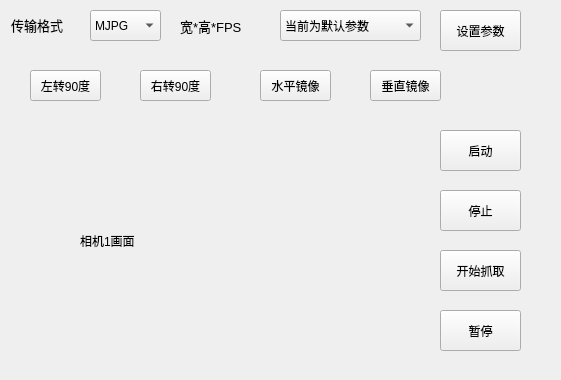
<?xml version="1.0" encoding="UTF-8"?>
<ui version="4.0">
 <class>Form</class>
 <widget class="QWidget" name="Form">
  <property name="geometry">
   <rect>
    <x>0</x>
    <y>0</y>
    <width>561</width>
    <height>380</height>
   </rect>
  </property>
  <property name="windowTitle">
   <string>Form</string>
  </property>
  <widget class="QPushButton" name="btn_open_camera">
   <property name="geometry">
    <rect>
     <x>440</x>
     <y>130</y>
     <width>81</width>
     <height>41</height>
    </rect>
   </property>
   <property name="text">
    <string>启动</string>
   </property>
  </widget>
  <widget class="QPushButton" name="btn_stop_grab">
   <property name="geometry">
    <rect>
     <x>440</x>
     <y>310</y>
     <width>81</width>
     <height>41</height>
    </rect>
   </property>
   <property name="text">
    <string>暂停</string>
   </property>
  </widget>
  <widget class="QComboBox" name="format_list">
   <property name="geometry">
    <rect>
     <x>90</x>
     <y>10</y>
     <width>71</width>
     <height>31</height>
    </rect>
   </property>
   <item>
    <property name="text">
     <string>MJPG</string>
    </property>
   </item>
   <item>
    <property name="text">
     <string>YUY2</string>
    </property>
   </item>
  </widget>
  <widget class="QLabel" name="pic1">
   <property name="geometry">
    <rect>
     <x>80</x>
     <y>120</y>
     <width>321</width>
     <height>241</height>
    </rect>
   </property>
   <property name="text">
    <string>相机1画面</string>
   </property>
   <property name="scaledContents">
    <bool>false</bool>
   </property>
  </widget>
  <widget class="QLabel" name="label_2">
   <property name="geometry">
    <rect>
     <x>11</x>
     <y>9</y>
     <width>71</width>
     <height>31</height>
    </rect>
   </property>
   <property name="font">
    <font>
     <pointsize>10</pointsize>
    </font>
   </property>
   <property name="text">
    <string>传输格式</string>
   </property>
  </widget>
  <widget class="QPushButton" name="btn_close">
   <property name="geometry">
    <rect>
     <x>440</x>
     <y>190</y>
     <width>81</width>
     <height>41</height>
    </rect>
   </property>
   <property name="text">
    <string>停止</string>
   </property>
  </widget>
  <widget class="QPushButton" name="btn_start_grab">
   <property name="geometry">
    <rect>
     <x>440</x>
     <y>250</y>
     <width>81</width>
     <height>41</height>
    </rect>
   </property>
   <property name="text">
    <string>开始抓取</string>
   </property>
  </widget>
  <widget class="QLabel" name="label">
   <property name="geometry">
    <rect>
     <x>180</x>
     <y>10</y>
     <width>81</width>
     <height>31</height>
    </rect>
   </property>
   <property name="font">
    <font>
     <pointsize>10</pointsize>
    </font>
   </property>
   <property name="text">
    <string>宽*高*FPS</string>
   </property>
  </widget>
  <widget class="QComboBox" name="camera_parameter">
   <property name="geometry">
    <rect>
     <x>280</x>
     <y>10</y>
     <width>141</width>
     <height>31</height>
    </rect>
   </property>
   <item>
    <property name="text">
     <string>当前为默认参数</string>
    </property>
   </item>
  </widget>
  <widget class="QPushButton" name="btn_parameter_set">
   <property name="geometry">
    <rect>
     <x>440</x>
     <y>10</y>
     <width>81</width>
     <height>41</height>
    </rect>
   </property>
   <property name="text">
    <string>设置参数</string>
   </property>
  </widget>
  <widget class="QPushButton" name="pushButton">
   <property name="geometry">
    <rect>
     <x>30</x>
     <y>70</y>
     <width>71</width>
     <height>31</height>
    </rect>
   </property>
   <property name="text">
    <string>左转90度</string>
   </property>
  </widget>
  <widget class="QPushButton" name="pushButton_2">
   <property name="geometry">
    <rect>
     <x>140</x>
     <y>70</y>
     <width>71</width>
     <height>31</height>
    </rect>
   </property>
   <property name="text">
    <string>右转90度</string>
   </property>
  </widget>
  <widget class="QPushButton" name="btn_pan_flip">
   <property name="geometry">
    <rect>
     <x>260</x>
     <y>70</y>
     <width>71</width>
     <height>31</height>
    </rect>
   </property>
   <property name="text">
    <string>水平镜像</string>
   </property>
  </widget>
  <widget class="QPushButton" name="btn_tilt_flip">
   <property name="geometry">
    <rect>
     <x>370</x>
     <y>70</y>
     <width>71</width>
     <height>31</height>
    </rect>
   </property>
   <property name="text">
    <string>垂直镜像</string>
   </property>
  </widget>
 </widget>
 <resources>
  <include location="../zjuxiaohui.qrc"/>
 </resources>
 <connections/>
</ui>
